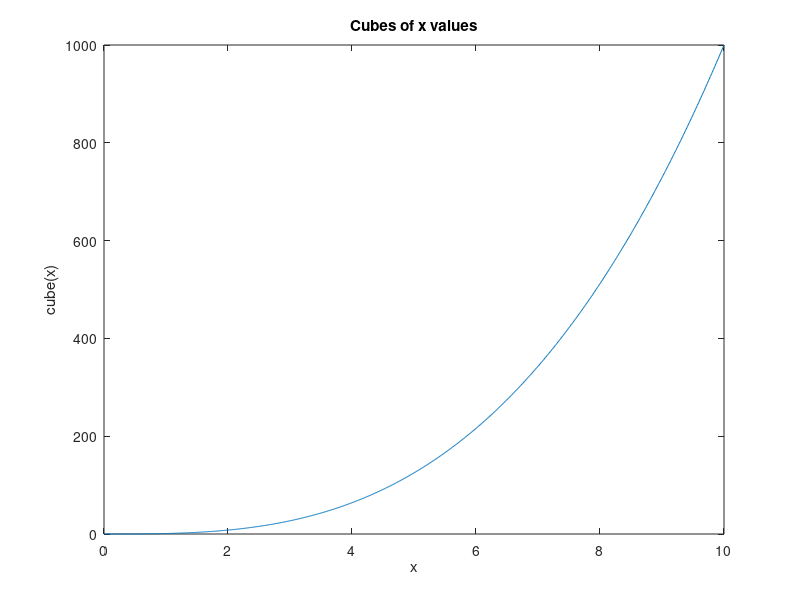

Source code (MATLAB):
function plot_cubed_numbers
    x = 0:0.01:10;
    y = x.^3;
    plot(x,y), xlabel('x'), ylabel('cube(x)'), title('Cubes of x values');
end